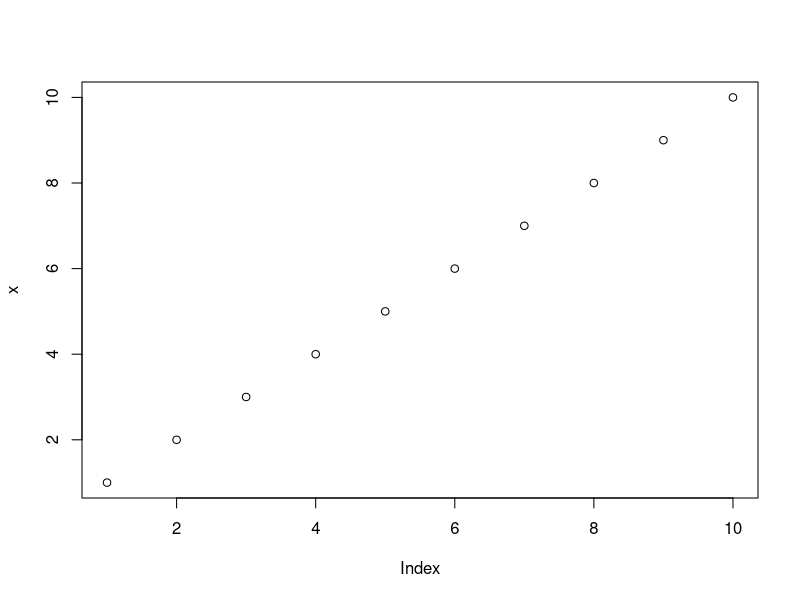
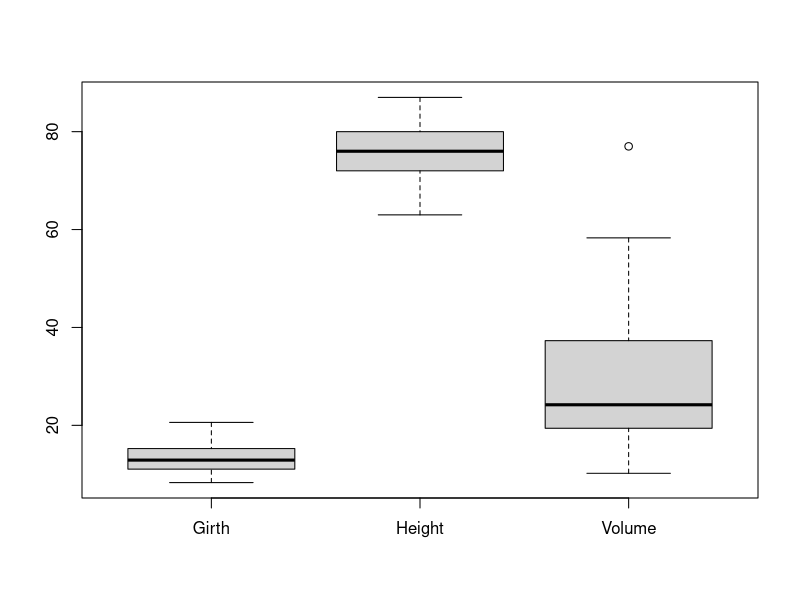
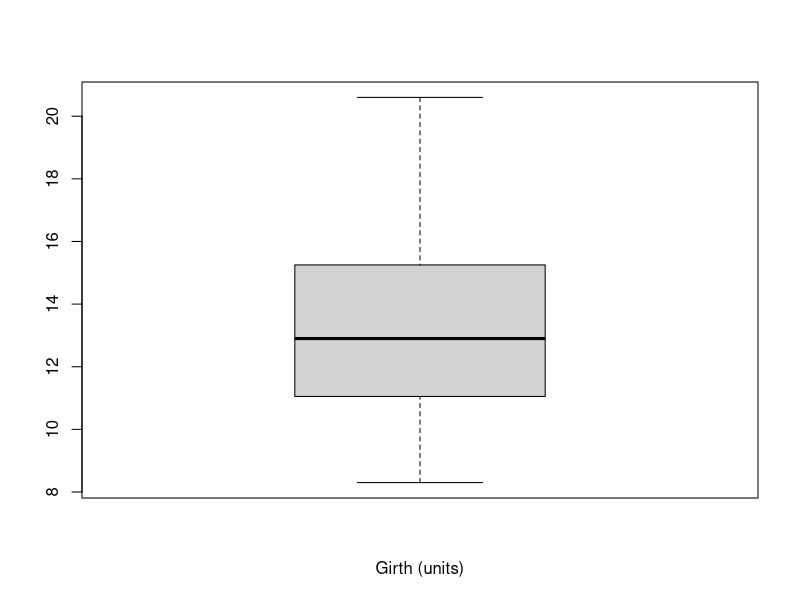

Write the R code that produced these figures, in order.
## ---- chunk 1
knitr::opts_chunk$set(echo = TRUE, 
                      eval = FALSE)
## ---- chunk 2
x <- c(1, 2, 3, 4, 5, 6, 7, 8, 9, 10)
mean(x)

plot(x)
## ---- chunk 3
?boxplot 
## ---- chunk 4
getwd()
## ---- chunk 5
trees
## ---- chunk 6
head(trees)
## ---- chunk 7
tail(trees) 
## ---- chunk 8
str(trees) 
## ---- chunk 9
summary(trees) 
## ---- chunk 10
summary(trees$Girth) 
## ---- chunk 11
boxplot(trees)
## ---- chunk 12
treeGirth <- trees$Girth
boxplot(treeGirth, xlab="Girth (units)", title="Tree Girths")
